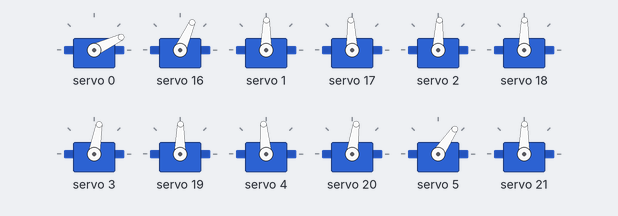
Simulated run of this sketch. Board: Arduino Uno, built with avr-gcc and run on an emulated ATmega328P. On the bench: 12 × servo. The local clock reads 2024-03-15 10:24:30 at power-on unless the sketch sets it.

Above: at 0.4 s.
At 2.63 s:
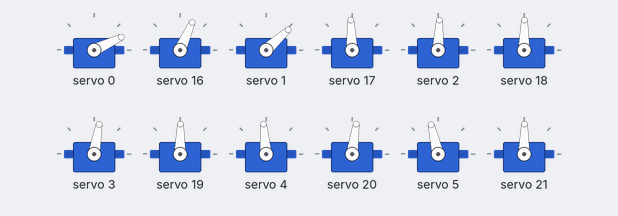
At 3.0 s:
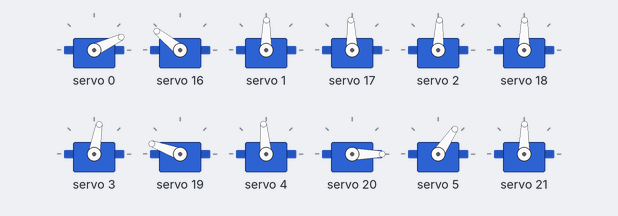
At 30.7 s:
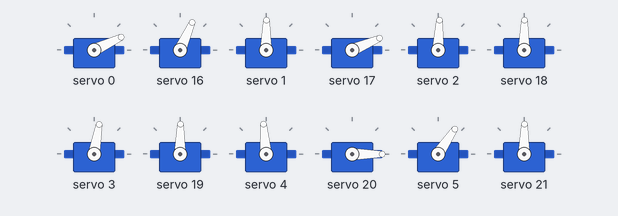
Timing chart, 0 to 32.2 s (numbered marks = the images above):
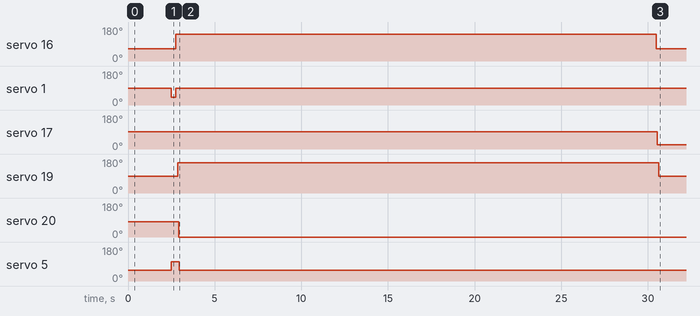

Measured:
- by itself, servo 16: 66° → 141° at 2.7 s, → 66° 27.7 s later
- by itself, servo 1: 89° → 42° at 2.5 s, → 89° 0.26 s later
- by itself, servo 17: 92° → 23° at 30.5 s
- by itself, servo 19: 89° → 160° at 2.9 s, → 89° 27.7 s later
- by itself, servo 20: 82° → 0° at 2.9 s
- by itself, servo 5: 56° → 103° at 2.5 s, → 56° 0.44 s later

The sketch:

clock_code.ino
```cpp
#include <virtuabotixRTC.h>               //Include library for clock module
#include <Adafruit_PWMServoDriver.h>      //Include library for servo driver

Adafruit_PWMServoDriver pwmH = Adafruit_PWMServoDriver(0x40);    //Create an object of Hour driver
Adafruit_PWMServoDriver pwmM = Adafruit_PWMServoDriver(0x41);    //Create an object of Minute driver (A0 Address Jumper)

int servoFrequency = 50;      //Set servo operating frequency

int segmentHOn[14] = {165,300,295,280,312,230,295,257,380,245,150,350,230,315};   //On positions for each Hour servo
int segmentMOn[14] = {250,305,300,300,285,300,250,250,500,325,295,290,270,305};   //On positions for each Minute servo
int segmentHOff[14] = {350,110,495,455,100,480,495,437,130,485,335,150,450,100};    //Off positions for each Hour servo
int segmentMOff[14] ={410,160,480,450,105,500,465,420,300,500,435,105,490,480};    //Off positions for each Minute servo
int digits[10][7] = {{1,1,1,1,1,1,0},{0,1,1,0,0,0,0},{1,1,0,1,1,0,1},{1,1,1,1,0,0,1},{0,1,1,0,0,1,1},
                     {1,0,1,1,0,1,1},{1,0,1,1,1,1,1},{1,1,1,0,0,0,0},{1,1,1,1,1,1,1},{1,1,1,1,0,1,1}};    //Position values for each digit

virtuabotixRTC myRTC(6, 7, 8);    //Create a clock object attached to pins 6, 7, 8 - CLK, DAT, RST
int hourTens = 0;                 //Create variables to store each 7 segment display numeral
int hourUnits = 0;
int minuteTens = 0;
int minuteUnits = 0;

int prevHourTens = 8;           //Create variables to store the previous numeral displayed on each
int prevHourUnits = 8;          //This is required to move the segments adjacent to the middle ones out of the way when they move
int prevMinuteTens = 8;
int prevMinuteUnits = 8;

int midOffset = 100;            //Amount by which adjacent segments to the middle move away when required

void setup()
{
  pwmH.begin();                             //Start each board
  pwmM.begin();
  pwmH.setOscillatorFrequency(27000000);    //Set the PWM oscillator frequency, used for fine calibration
  pwmM.setOscillatorFrequency(27000000);
  pwmH.setPWMFreq(servoFrequency);          //Set the servo operating frequency
  pwmM.setPWMFreq(servoFrequency);
  //myRTC.setDS1302Time(00 , 35, 12, 5, 2, 10, 2025);        //Only required once to reset the clock time
  for(int i=0 ; i<=13 ; i++)    //Set all of the servos to on or up (88:88 displayed)
  {
    pwmH.setPWM(i, 0, segmentHOn[i]);
    delay(10);
    pwmM.setPWM(i, 0, segmentMOn[i]);
    delay(10);
  }
  delay(2000);

}

 void loop()
{
  myRTC.updateTime();                 //Update the time
  int temp = myRTC.hours;             //Get the hours and save to variable temp
  hourTens = temp / 10;               //Split hours into two digits, tens and units
  hourUnits = temp % 10;
  temp = myRTC.minutes;               //Get the minutes and save to variable temp
  minuteTens = temp / 10;             //Split minutes into two digits, tens and units
  minuteUnits = temp % 10;

  if(minuteUnits != prevMinuteUnits)  //If minute units has changed, update display
    updateDisplay();

  prevHourTens = hourTens;            //Update previous displayed numerals
  prevHourUnits = hourUnits;
  prevMinuteTens = minuteTens;
  prevMinuteUnits = minuteUnits;

  delay(500);
}

void updateDisplay ()                               //Function to update the displayed time
{
  updateMid();                                      //Move the segments out of the way of the middle segment and then move the middle segments
  for (int i=0 ; i<=5 ; i++)                        //Move the remaining segments
  {
    if(digits[hourTens][i]==1)                      //Update the hour tens
      pwmH.setPWM(i+7, 0, segmentHOn[i+7]);
    else
      pwmH.setPWM(i+7, 0, segmentHOff[i+7]);
    delay(10);
    if(digits[hourUnits][i]==1)                     //Update the hour units
      pwmH.setPWM(i, 0, segmentHOn[i]);
    else
      pwmH.setPWM(i, 0, segmentHOff[i]);
    delay(10);
    if(digits[minuteTens][i]==1)                    //Update the minute tens
      pwmM.setPWM(i+7, 0, segmentMOn[i+7]);
    else
      pwmM.setPWM(i+7, 0, segmentMOff[i+7]);
    delay(10);
    if(digits[minuteUnits][i]==1)                   //Update the minute units
      pwmM.setPWM(i, 0, segmentMOn[i]);
    else
      pwmM.setPWM(i, 0, segmentMOff[i]);
    delay(10);
  }
}

void updateMid()                                              //Function to move the middle segements and adjacent ones out of the way
{
  if(digits[minuteUnits][6]!=digits[prevMinuteUnits][6])      //Move adjacent segments for Minute units
  {
    if(digits[prevMinuteUnits][1]==1)
      pwmM.setPWM(1, 0, segmentMOn[1]-midOffset);
    if(digits[prevMinuteUnits][6]==1)
      pwmM.setPWM(5, 0, segmentMOn[5]+midOffset);
  }
  delay(100);                                                 //Delay allows adjacent segments to move before moving middle
  if(digits[minuteUnits][6]==1)                               //Move Minute units middle segment if required
    pwmM.setPWM(6, 0, segmentMOn[6]);
  else
    pwmM.setPWM(6, 0, segmentMOff[6]);
  if(digits[minuteTens][6]!=digits[prevMinuteTens][6])        //Move adjacent segments for Minute tens
  {
    if(digits[prevMinuteTens][1]==1)
      pwmM.setPWM(8, 0, segmentMOn[8]-midOffset);
    if(digits[prevMinuteTens][6]==1)
      pwmM.setPWM(12, 0, segmentMOn[12]+midOffset);
  }
  delay(100);                                                 //Delay allows adjacent segments to move before moving middle
  if(digits[minuteTens][6]==1)                                //Move Minute tens middle segment if required
    pwmM.setPWM(13, 0, segmentMOn[13]);
  else
    pwmM.setPWM(13, 0, segmentMOff[13]);
  if(digits[hourUnits][6]!=digits[prevHourUnits][6])          //Move adjacent segments for Hour units
  {
    if(digits[prevHourUnits][1]==1)
      pwmH.setPWM(1, 0, segmentHOn[1]-midOffset);
    if(digits[prevHourUnits][6]==1)
      pwmH.setPWM(5, 0, segmentHOn[5]+midOffset);
  }
  delay(100);                                                 //Delay allows adjacent segments to move before moving middle
  if(digits[hourUnits][6]==1)                                 //Move Hour units middle segment if required
    pwmH.setPWM(6, 0, segmentHOn[6]);
  else
    pwmH.setPWM(6, 0, segmentHOff[6]);
  if(digits[hourTens][6]!=digits[prevHourTens][6])            //Move adjacent segments for Hour tens
  {
    if(digits[prevHourTens][1]==1)
      pwmH.setPWM(8, 0, segmentHOn[8]-midOffset);
    if(digits[prevHourTens][6]==1)
      pwmH.setPWM(12, 0, segmentHOn[12]+midOffset);
  }
  delay(100);                                                 //Delay allows adjacent segments to move before moving middle
  if(digits[hourTens][6]==1)                                  //Move Hour tens middle segment if required
    pwmH.setPWM(13, 0, segmentHOn[13]);
  else
    pwmH.setPWM(13, 0, segmentHOff[13]);
}
```
